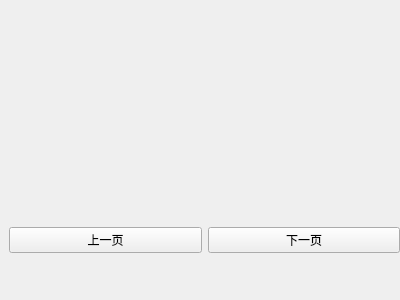
<?xml version="1.0" encoding="UTF-8"?>
<ui version="4.0">
 <class>jishuitan</class>
 <widget class="QWidget" name="jishuitan">
  <property name="geometry">
   <rect>
    <x>0</x>
    <y>0</y>
    <width>400</width>
    <height>300</height>
   </rect>
  </property>
  <property name="windowTitle">
   <string>Form</string>
  </property>
  <widget class="QWidget" name="horizontalLayoutWidget">
   <property name="geometry">
    <rect>
     <x>9</x>
     <y>200</y>
     <width>391</width>
     <height>80</height>
    </rect>
   </property>
   <layout class="QHBoxLayout" name="horizontalLayout">
    <item>
     <widget class="QPushButton" name="pushButton_2">
      <property name="text">
       <string>上一页</string>
      </property>
     </widget>
    </item>
    <item>
     <widget class="QPushButton" name="pushButton">
      <property name="text">
       <string>下一页</string>
      </property>
     </widget>
    </item>
   </layout>
  </widget>
  <widget class="QLabel" name="label">
   <property name="geometry">
    <rect>
     <x>0</x>
     <y>-2</y>
     <width>401</width>
     <height>201</height>
    </rect>
   </property>
   <property name="text">
    <string/>
   </property>
  </widget>
 </widget>
 <resources/>
 <connections/>
</ui>
